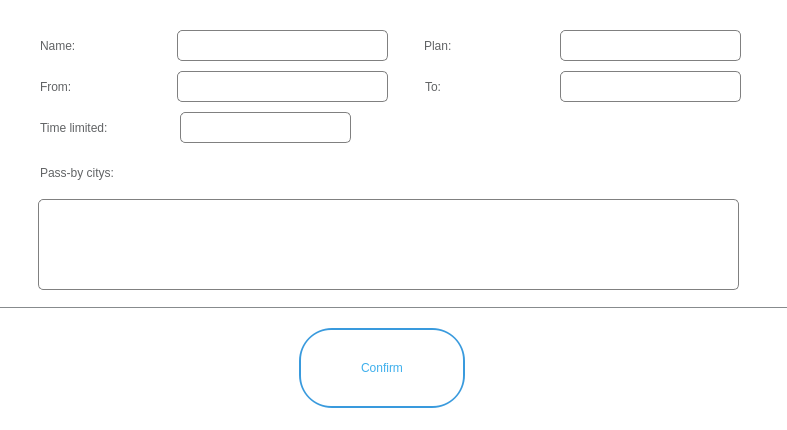
<?xml version="1.0" encoding="UTF-8"?>
<ui version="4.0">
 <class>Dialog</class>
 <widget class="QDialog" name="Dialog">
  <property name="geometry">
   <rect>
    <x>0</x>
    <y>0</y>
    <width>787</width>
    <height>430</height>
   </rect>
  </property>
  <property name="minimumSize">
   <size>
    <width>787</width>
    <height>430</height>
   </size>
  </property>
  <property name="maximumSize">
   <size>
    <width>787</width>
    <height>430</height>
   </size>
  </property>
  <property name="windowTitle">
   <string>AddUser</string>
  </property>
  <property name="windowIcon">
   <iconset resource="picture.qrc">
    <normaloff>:/travelsystem/success</normaloff>:/travelsystem/success</iconset>
  </property>
  <property name="styleSheet">
   <string notr="true">background:rgb(255, 255, 255)</string>
  </property>
  <widget class="QLineEdit" name="NameEdit">
   <property name="geometry">
    <rect>
     <x>177</x>
     <y>30</y>
     <width>211</width>
     <height>31</height>
    </rect>
   </property>
   <property name="styleSheet">
    <string notr="true">border:1px solid gray;
border-radius:5px;
</string>
   </property>
  </widget>
  <widget class="QLabel" name="label">
   <property name="geometry">
    <rect>
     <x>40</x>
     <y>30</y>
     <width>77</width>
     <height>31</height>
    </rect>
   </property>
   <property name="styleSheet">
    <string notr="true">color:rgb(97, 99, 101);
font: 9pt &quot;Arial&quot;;
</string>
   </property>
   <property name="text">
    <string>Name:</string>
   </property>
  </widget>
  <widget class="QLabel" name="label_2">
   <property name="geometry">
    <rect>
     <x>40</x>
     <y>71</y>
     <width>69</width>
     <height>31</height>
    </rect>
   </property>
   <property name="styleSheet">
    <string notr="true">color:rgb(97, 99, 101);
font: 9pt &quot;Arial&quot;;
</string>
   </property>
   <property name="text">
    <string>From:</string>
   </property>
  </widget>
  <widget class="QLabel" name="label_4">
   <property name="geometry">
    <rect>
     <x>425</x>
     <y>71</y>
     <width>39</width>
     <height>31</height>
    </rect>
   </property>
   <property name="styleSheet">
    <string notr="true">color:rgb(97, 99, 101);
font: 9pt &quot;Arial&quot;;
</string>
   </property>
   <property name="text">
    <string>To:</string>
   </property>
  </widget>
  <widget class="QLabel" name="label_5">
   <property name="geometry">
    <rect>
     <x>424</x>
     <y>30</y>
     <width>108</width>
     <height>31</height>
    </rect>
   </property>
   <property name="styleSheet">
    <string notr="true">color:rgb(97, 99, 101);
font: 9pt &quot;Arial&quot;;
</string>
   </property>
   <property name="text">
    <string>Plan:</string>
   </property>
  </widget>
  <widget class="QLineEdit" name="fromeEdit">
   <property name="geometry">
    <rect>
     <x>177</x>
     <y>71</y>
     <width>211</width>
     <height>31</height>
    </rect>
   </property>
   <property name="styleSheet">
    <string notr="true">border:1px solid gray;
border-radius:5px;
</string>
   </property>
   <property name="text">
    <string/>
   </property>
  </widget>
  <widget class="QLineEdit" name="toEdit">
   <property name="geometry">
    <rect>
     <x>560</x>
     <y>71</y>
     <width>181</width>
     <height>31</height>
    </rect>
   </property>
   <property name="styleSheet">
    <string notr="true">border:1px solid gray;
border-radius:5px;
</string>
   </property>
   <property name="text">
    <string/>
   </property>
  </widget>
  <widget class="QLineEdit" name="strategyEdit">
   <property name="geometry">
    <rect>
     <x>560</x>
     <y>30</y>
     <width>181</width>
     <height>31</height>
    </rect>
   </property>
   <property name="styleSheet">
    <string notr="true">border:1px solid gray;
border-radius:5px;
</string>
   </property>
  </widget>
  <widget class="QLabel" name="label_7">
   <property name="geometry">
    <rect>
     <x>40</x>
     <y>112</y>
     <width>136</width>
     <height>31</height>
    </rect>
   </property>
   <property name="styleSheet">
    <string notr="true">color:rgb(97, 99, 101);
font: 9pt &quot;Arial&quot;;
</string>
   </property>
   <property name="text">
    <string>Time limited:</string>
   </property>
  </widget>
  <widget class="QLabel" name="label_8">
   <property name="geometry">
    <rect>
     <x>40</x>
     <y>157</y>
     <width>161</width>
     <height>31</height>
    </rect>
   </property>
   <property name="styleSheet">
    <string notr="true">color:rgb(97, 99, 101);
font: 9pt &quot;Arial&quot;;
</string>
   </property>
   <property name="text">
    <string>Pass-by citys:</string>
   </property>
  </widget>
  <widget class="QLineEdit" name="tlEdit">
   <property name="geometry">
    <rect>
     <x>180</x>
     <y>112</y>
     <width>171</width>
     <height>31</height>
    </rect>
   </property>
   <property name="styleSheet">
    <string notr="true">border:1px solid gray;
border-radius:5px;
</string>
   </property>
  </widget>
  <widget class="QTextEdit" name="textEdit">
   <property name="geometry">
    <rect>
     <x>38</x>
     <y>199</y>
     <width>701</width>
     <height>91</height>
    </rect>
   </property>
   <property name="styleSheet">
    <string notr="true">border:1px solid gray;
border-radius:5px;
</string>
   </property>
   <property name="html">
    <string>&lt;!DOCTYPE HTML PUBLIC &quot;-//W3C//DTD HTML 4.0//EN&quot; &quot;http://www.w3.org/TR/REC-html40/strict.dtd&quot;&gt;
&lt;html&gt;&lt;head&gt;&lt;meta name=&quot;qrichtext&quot; content=&quot;1&quot; /&gt;&lt;style type=&quot;text/css&quot;&gt;
p, li { white-space: pre-wrap; }
&lt;/style&gt;&lt;/head&gt;&lt;body style=&quot; font-family:'SimSun'; font-size:9pt; font-weight:400; font-style:normal;&quot;&gt;
&lt;p style=&quot;-qt-paragraph-type:empty; margin-top:0px; margin-bottom:0px; margin-left:0px; margin-right:0px; -qt-block-indent:0; text-indent:0px;&quot;&gt;&lt;br /&gt;&lt;/p&gt;&lt;/body&gt;&lt;/html&gt;</string>
   </property>
  </widget>
  <widget class="QPushButton" name="confirm">
   <property name="geometry">
    <rect>
     <x>301</x>
     <y>330</y>
     <width>162</width>
     <height>76</height>
    </rect>
   </property>
   <property name="styleSheet">
    <string notr="true">background:rgb(255, 255, 255);
color:rgb(62, 175, 236);
font: 10pt &quot;Consolas&quot;;
border:2px  ;
border-color:rgb(24, 186, 210);
border-radius:30px;
padding:2px 4px;</string>
   </property>
   <property name="text">
    <string>Confirm</string>
   </property>
  </widget>
  <widget class="QWidget" name="widget" native="true">
   <property name="geometry">
    <rect>
     <x>-30</x>
     <y>307</y>
     <width>821</width>
     <height>1</height>
    </rect>
   </property>
   <property name="styleSheet">
    <string notr="true">background:rgb(135, 139, 141)</string>
   </property>
  </widget>
  <widget class="QLabel" name="confirmBg">
   <property name="geometry">
    <rect>
     <x>299</x>
     <y>328</y>
     <width>166</width>
     <height>80</height>
    </rect>
   </property>
   <property name="styleSheet">
    <string notr="true">background:rgb(57, 154, 221);
border-radius:33px;
padding:2px 4px;</string>
   </property>
   <property name="text">
    <string/>
   </property>
  </widget>
  <zorder>NameEdit</zorder>
  <zorder>label</zorder>
  <zorder>label_2</zorder>
  <zorder>label_4</zorder>
  <zorder>label_5</zorder>
  <zorder>fromeEdit</zorder>
  <zorder>toEdit</zorder>
  <zorder>strategyEdit</zorder>
  <zorder>label_7</zorder>
  <zorder>label_8</zorder>
  <zorder>tlEdit</zorder>
  <zorder>textEdit</zorder>
  <zorder>widget</zorder>
  <zorder>confirmBg</zorder>
  <zorder>confirm</zorder>
 </widget>
 <layoutdefault spacing="6" margin="11"/>
 <tabstops>
  <tabstop>NameEdit</tabstop>
  <tabstop>strategyEdit</tabstop>
  <tabstop>fromeEdit</tabstop>
  <tabstop>toEdit</tabstop>
  <tabstop>tlEdit</tabstop>
  <tabstop>textEdit</tabstop>
  <tabstop>confirm</tabstop>
 </tabstops>
 <resources>
  <include location="picture.qrc"/>
 </resources>
 <connections/>
</ui>
